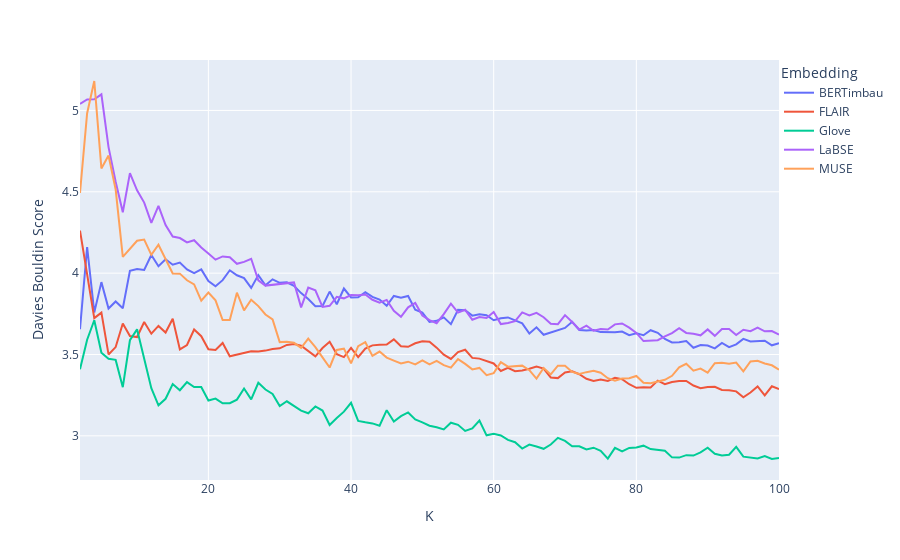

Notebook source saved alongside this figure:
### Code cell
metrics_helper.show_davies_bouldin_score()
